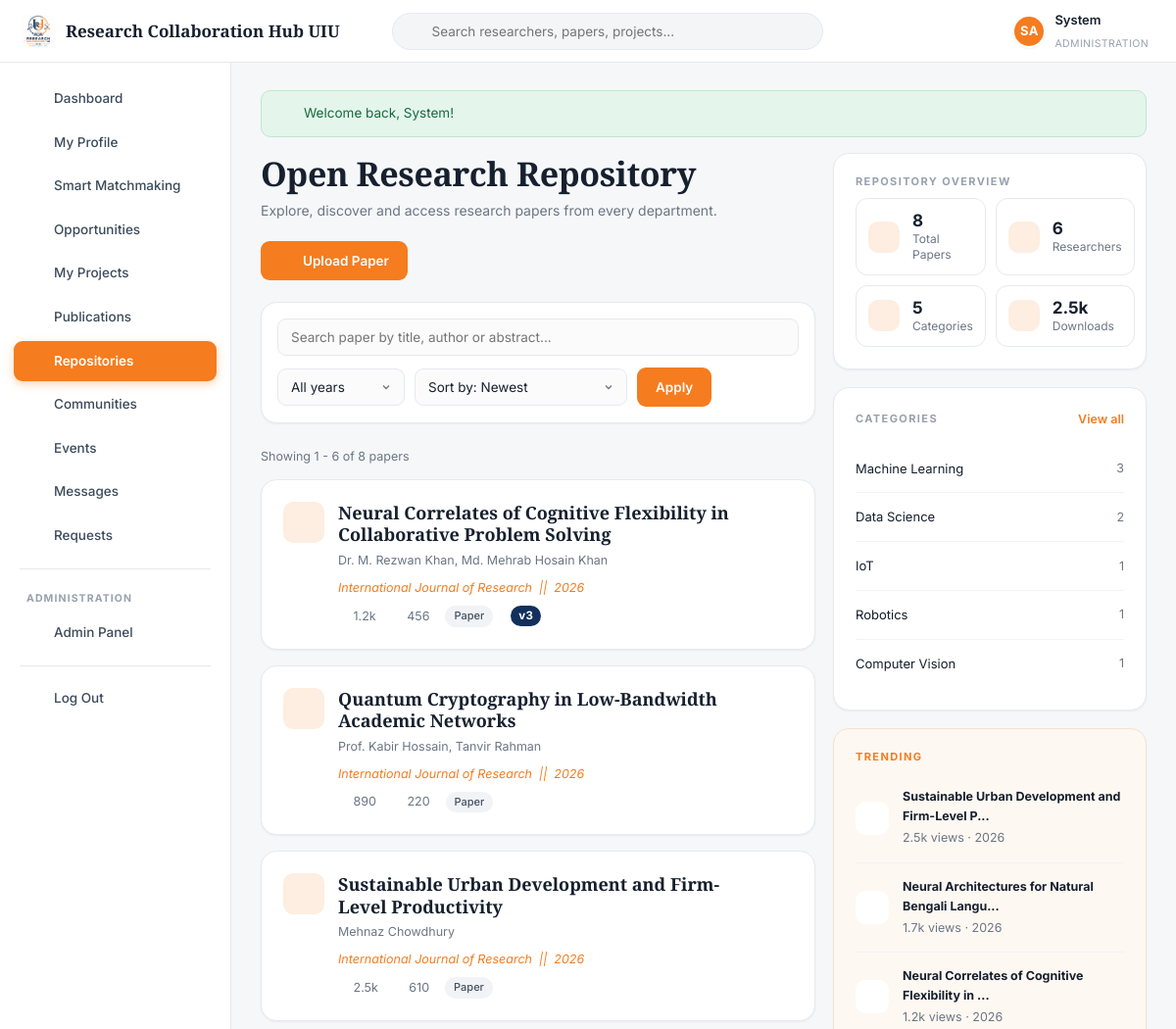
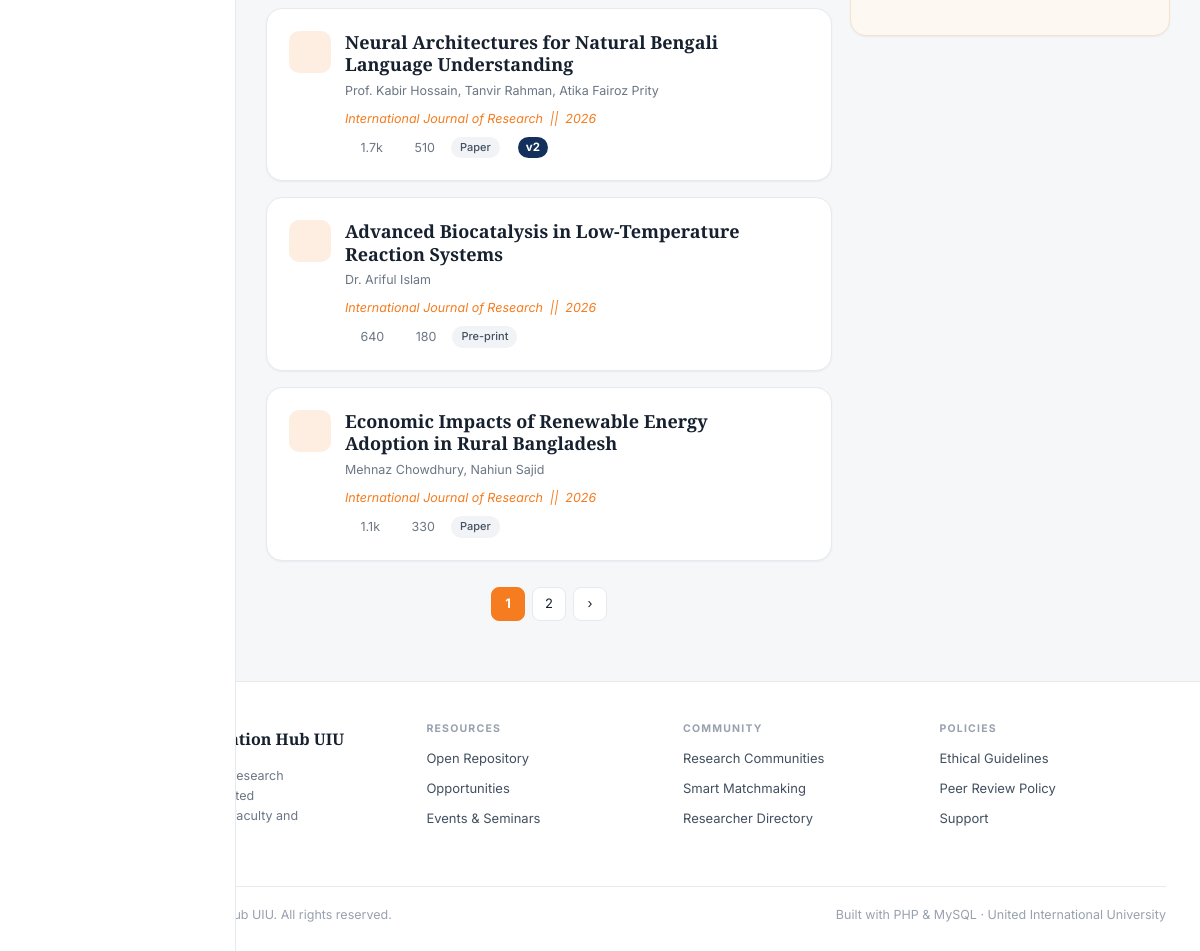
Page /repository.php (signed in) on the committed database (2 pictures, top to bottom).
### tables this page shows
CREATE TABLE `users` (
  `id`                INT AUTO_INCREMENT PRIMARY KEY,
  `first_name`        VARCHAR(60)  NOT NULL,
  `last_name`         VARCHAR(60)  NOT NULL,
  `email`             VARCHAR(150) NOT NULL UNIQUE,
  `password`          VARCHAR(255) NOT NULL,
  `role`              ENUM('student','faculty','admin') NOT NULL DEFAULT 'student',
  `researcher_type`   ENUM('student_academic','corporate','gov_ngo','medical','non_researcher') DEFAULT 'student_academic',
  `department`        VARCHAR(100) DEFAULT NULL,
  `university`        VARCHAR(150) DEFAULT 'United International University',
  `designation`       VARCHAR(120) DEFAULT NULL,
  `trimester`         VARCHAR(30)  DEFAULT NULL,
  `student_id`        VARCHAR(30)  DEFAULT NULL,
  `cgpa`              DECIMAL(3,2) DEFAULT NULL,
  `bio`               TEXT         DEFAULT NULL,
  `avatar`            VARCHAR(255) DEFAULT NULL,
  `cover`             VARCHAR(255) DEFAULT NULL,
  `phone`             VARCHAR(40)  DEFAULT NULL,
  `city`              VARCHAR(80)  DEFAULT 'Dhaka',
  `linkedin`          VARCHAR(200) DEFAULT NULL,
  `orcid`             VARCHAR(60)  DEFAULT NULL,
  `website`           VARCHAR(200) DEFAULT NULL,
  `availability`      VARCHAR(60)  DEFAULT NULL,
  `preferred_team`    VARCHAR(40)  DEFAULT NULL,
  `open_to_collab`    TINYINT(1)   NOT NULL DEFAULT 1,
  `status`            ENUM('active','suspended') NOT NULL DEFAULT 'active',
  `created_at`        DATETIME     NOT NULL DEFAULT CURRENT_TIMESTAMP
);

CREATE TABLE `publications` (
  `id`         INT AUTO_INCREMENT PRIMARY KEY,
  `user_id`    INT NOT NULL,
  `title`      VARCHAR(250) NOT NULL,
  `abstract`   TEXT DEFAULT NULL,
  `authors`    VARCHAR(400) DEFAULT NULL,
  `journal`    VARCHAR(200) DEFAULT NULL,
  `year`       INT DEFAULT NULL,
  `pub_type`   ENUM('Paper','Pre-print','Dataset','Thesis') NOT NULL DEFAULT 'Paper',
  `category`   VARCHAR(80) DEFAULT NULL,
  `file_name`  VARCHAR(200) DEFAULT NULL,
  `file_path`  VARCHAR(255) DEFAULT NULL,
  `file_size`  INT NOT NULL DEFAULT 0,
  `views`      INT NOT NULL DEFAULT 0,
  `downloads`  INT NOT NULL DEFAULT 0,
  `citations`  INT NOT NULL DEFAULT 0,
  `status`     ENUM('published','draft') NOT NULL DEFAULT 'published',
  `current_version` INT NOT NULL DEFAULT 1,
  `created_at` DATETIME NOT NULL DEFAULT CURRENT_TIMESTAMP,
  FOREIGN KEY (`user_id`) REFERENCES `users`(`id`) ON DELETE CASCADE
);

### repository.php (the view, shortened to what the rows shown need)
<?php
$me      = currentUser();
$sort    = (string)input('sort', 'newest');
$perPage = 6;
$page    = max(1, (int)input('page', 1));
$offset  = ($page - 1) * $perPage;
$where  = ['p.status = "published"'];
$params = [];
$whereSql = 'WHERE ' . implode(' AND ', $where);
$orderSql = match ($sort) {
    'views'     => 'p.views DESC',
    'downloads' => 'p.downloads DESC',
    'citations' => 'p.citations DESC',
    'title'     => 'p.title ASC',
    default     => 'p.created_at DESC',
};
$papers = fetchAll(
    "SELECT p.*, u.first_name, u.last_name FROM publications p
     JOIN users u ON u.id = p.user_id
     $whereSql ORDER BY $orderSql LIMIT $perPage OFFSET $offset", $params);
$trending = fetchAll(
    'SELECT * FROM publications WHERE status = "published" ORDER BY views DESC LIMIT 3');
require_once ROOT_PATH . '/includes/header.php';
?>
<div class="layout-main-side">
  <div>
    <div class="page-head">
      <div>
        <h1>Open Research Repository</h1>
      </div>
    </div>
    <?php if (!$papers): ?>
      <div class="empty"><h3>No papers found</h3><p>Try a different search or clear the filters.</p></div>
    <?php else: foreach ($papers as $p): ?>
      <div class="card mb-2">
        <div class="flex" style="align-items:flex-start;gap:14px">
          <span class="stat-ico" style="width:42px;height:42px"><?= icon('file', 19) ?></span>
          <div class="flex-1">
            <h3 style="font-family:var(--serif);font-size:18px;margin-bottom:5px">
              <a href="<?= url('publication.php?id=' . (int)$p['id']) ?>" style="color:inherit"><?= e($p['title']) ?></a>
            </h3>
            <p class="muted-sm mb-1"><?= e($p['authors'] ?: $p['first_name'] . ' ' . $p['last_name']) ?></p>
            <p class="mb-1" style="font-size:12.5px;color:var(--orange);font-style:italic">
              <?= e($p['journal']) ?> &nbsp;||&nbsp; <?= (int)$p['year'] ?></p>
            <div class="flex muted-sm" style="gap:16px">
              <span><?= icon('eye', 12) ?> <?= fmtCount((int)$p['views']) ?></span>
              <span><?= icon('download', 12) ?> <?= fmtCount((int)$p['downloads']) ?></span>
              <span class="chip" style="font-size:11px;padding:2px 9px"><?= e($p['pub_type']) ?></span>
              <?php if ((int)$p['current_version'] > 1): ?><?= versionBadge((int)$p['current_version']) ?><?php endif; ?>
            </div>
          </div>
          <div class="flex-col" style="gap:6px">
            <a class="icon-btn" href="<?= url('publication.php?id=' . (int)$p['id']) ?>" title="Read"><?= icon('bookmark', 16) ?></a>
          </div>
        </div>
      </div>
    <?php endforeach; endif; ?>
  </div>
  <div class="flex-col" style="gap:18px">
    <div class="card" style="background:#FEF8F2;border-color:#F6E2CC">
      <?php foreach ($trending as $t): ?>
        <a class="list-row" style="text-decoration:none;color:inherit"
           href="<?= url('publication.php?id=' . (int)$t['id']) ?>">
          <span class="stat-ico" style="width:34px;height:34px;background:#fff"><?= icon('trending', 15) ?></span>
          <span class="flex-1">
            <strong style="font-size:12.5px;display:block"><?= e(excerpt($t['title'], 46)) ?></strong>
            <span class="muted-sm"><?= fmtCount((int)$t['views']) ?> views &middot; <?= (int)$t['year'] ?></span>
          </span>
        </a>
      <?php endforeach; ?>
    </div>
  </div>
</div>
<?php require_once ROOT_PATH . '/includes/footer.php'; ?>

### includes/header.php (shortened to what the rows shown need)
<?php
require_once ROOT_PATH . '/includes/icons.php';
$layout    = $layout    ?? (isLoggedIn() ? 'app' : 'public');
$me        = currentUser();
?>
<!DOCTYPE html>
<html lang="en">
<head>
<link rel="stylesheet" href="<?= url('assets/css/style.css') ?>">
</head>
<body class="layout-<?= e($layout) ?>">
<?php if ($layout === 'app'): ?>
<header class="topbar">
  <button class="icon-btn menu-toggle" id="menuToggle" aria-label="Toggle menu"><?= icon('menu', 20) ?></button>
  <a class="brand" href="<?= url('dashboard.php') ?>">
    <img src="<?= url('assets/img/logo.jpg') ?>" alt="Logo">
    <span class="brand-name"><?= e(SITE_NAME) ?></span>
  </a>
  <form class="topsearch" action="<?= url('search.php') ?>" method="get" role="search">
    <span class="ico"><?= icon('search', 16) ?></span>
    <input type="search" name="q" placeholder="Search researchers, papers, projects..."
           value="<?= e($_GET['q'] ?? '') ?>">
  </form>
  <div class="topactions">
    <a class="icon-btn" href="<?= url('notifications.php') ?>" title="Notifications">
      <?= icon('bell', 19) ?>
    </a>
    <a class="icon-btn" href="<?= url('messages.php') ?>" title="Messages">
      <?= icon('mail', 19) ?>
    </a>
    <a class="topuser" href="<?= url('profile.php') ?>">
      <?= avatar($me, 34) ?>
      <span>
        <span class="nm"><?= e($me['first_name']) ?></span><br>
        <span class="rl"><?= e($me['department'] ?: ucfirst($me['role'])) ?></span>
      </span>
    </a>
  </div>
</header>
<div class="app">
  <nav class="sidebar" id="sidebar">
    <a href="<?= url('dashboard.php') ?>"     class="<?= isActive('dashboard.php') ? 'active' : '' ?>"><?= icon('dashboard') ?> Dashboard</a>
    <a href="<?= url('profile.php') ?>"       class="<?= isActive('profile.php') || isActive('profile_edit.php') ? 'active' : '' ?>"><?= icon('user') ?> My Profile</a>
    <a href="<?= url('matchmaking.php') ?>"   class="<?= isActive('matchmaking.php') ? 'active' : '' ?>"><?= icon('sparkle') ?> Smart Matchmaking</a>
    <a href="<?= url('opportunities.php') ?>" class="<?= isActive('opportunities.php') || isActive('opportunity.php') ? 'active' : '' ?>"><?= icon('bulb') ?> Opportunities</a>
    <a href="<?= url('projects.php') ?>"      class="<?= isActive('projects.php') || isActive('project.php') || isActive('project_form.php') ? 'active' : '' ?>"><?= icon('folder') ?> My Projects</a>
    <a href="<?= url('publications.php') ?>"  class="<?= isActive('publications.php') || isActive('publication.php') ? 'active' : '' ?>"><?= icon('file') ?> Publications</a>
    <a href="<?= url('repository.php') ?>"    class="<?= isActive('repository.php') ? 'active' : '' ?>"><?= icon('layers') ?> Repositories</a>
    <a href="<?= url('communities.php') ?>"   class="<?= isActive('communities.php') || isActive('community.php') || isActive('post.php') ? 'active' : '' ?>"><?= icon('users') ?> Communities</a>
    <a href="<?= url('events.php') ?>"        class="<?= isActive('events.php') ? 'active' : '' ?>"><?= icon('calendar') ?> Events</a>
    <a href="<?= url('messages.php') ?>"      class="<?= isActive('messages.php') ? 'active' : '' ?>">
      <?= icon('mail') ?> Messages
    </a>
    <a href="<?= url('requests.php') ?>"      class="<?= isActive('requests.php') ? 'active' : '' ?>"><?= icon('user-plus') ?> Requests</a>
    <?php if ($me['role'] === 'admin'): ?>
      <div class="sidebar-sep"></div>
      <div class="sidebar-label">Administration</div>
      <a href="<?= url('admin/index.php') ?>"><?= icon('shield') ?> Admin Panel</a>
    <?php endif; ?>
    <div class="sidebar-sep"></div>
    <a href="<?= url('logout.php') ?>"><?= icon('logout') ?> Log Out</a>
  </nav>
  <main class="app-main">
    <?php foreach (getFlashes() as $f): ?>
      <div class="alert alert-<?= e($f['type']) ?>"><?= icon($f['type'] === 'success' ? 'check-circle' : 'help', 17) ?><span><?= e($f['message']) ?></span></div>
    <?php endforeach; ?>
<?php endif; ?>

### includes/icons.php (shortened to what the rows shown need)
<?php
function icon(string $name, int $size = 18, string $class = ''): string
{
    $body = $paths[$name] ?? $paths['help'];
    return '<svg class="ic ' . htmlspecialchars($class) . '" xmlns="http://www.w3.org/2000/svg" width="' . $size
         . '" height="' . $size . '" viewBox="0 0 24 24" fill="none" stroke="currentColor" stroke-width="1.9"'
         . ' stroke-linecap="round" stroke-linejoin="round" aria-hidden="true">' . $body . '</svg>';
}

### includes/functions.php (shortened to what the rows shown need)
<?php
function e($value): string
{
    return htmlspecialchars((string)$value, ENT_QUOTES, 'UTF-8');
}
function url(string $path = ''): string
{
    return BASE_URL . ltrim($path, '/');
}
function getFlashes(): array
{
    $f = $_SESSION['flash'] ?? [];
    return $f;
}
function isLoggedIn(): bool
{
    return !empty($_SESSION['user_id']);
}
function currentUser(): ?array
{
    static $user = null;
    static $loaded = false;
    if ($loaded) { return $user; }
    $loaded = true;
    $user = fetchOne('SELECT * FROM users WHERE id = ? AND status = "active"', [$_SESSION['user_id']]);
    return $user;
}
function fullName(array $user): string
{
    return trim($user['first_name'] . ' ' . $user['last_name']);
}
function initials(array $user): string
{
    return strtoupper(substr($user['first_name'], 0, 1) . substr($user['last_name'], 0, 1));
}
function avatarUrl(?array $user): string
{
    return '';
}
function avatar(?array $user, int $size = 40, string $extraClass = ''): string
{
    $src = avatarUrl($user);
    $style = 'width:' . $size . 'px;height:' . $size . 'px;';
    $palette = ['#12305B', '#F57C1F', '#2F6FB3', '#B9541B', '#3E5C76', '#8A4B08'];
    $bg      = $palette[((int)$user['id']) % count($palette)];
    $font    = max(10, (int)round($size * 0.38));
    return '<span class="avatar avatar-initials ' . e($extraClass) . '" style="' . $style
         . 'background:' . $bg . ';font-size:' . $font . 'px" title="' . e(fullName($user)) . '">'
         . e(initials($user)) . '</span>';
}
function fmtCount(int $n): string
{
    if ($n >= 1000)    { return round($n / 1000, 1) . 'k'; }
    return (string)$n;
}
function excerpt(?string $text, int $limit = 140): string
{
    $text = trim(strip_tags((string)$text));
    return mb_substr($text, 0, $limit) . '...';
}
function input(string $key, $default = '')
{
    $v = $_POST[$key] ?? $_GET[$key] ?? $default;
    return is_string($v) ? trim($v) : $v;
}
function isActive(string $page): bool
{
    return basename($_SERVER['PHP_SELF']) === $page;
}
function versionBadge(int $n): string
{
    return '<span class="version-badge" title="Version ' . $n . '">v' . $n . '</span>';
}

### rows in the picture
users: initials($user) "SA", first_name "System", department "ADMINISTRATION"
publications: $size 19 (drawn), title "Neural Correlates of Cognitive Flexibility in Collaborative Problem Solving", authors "Dr. M. Rezwan Khan, Md. Mehrab Hosain Khan", journal "International Journal of Research", year "2026", views "1.2k", downloads "456", pub_type "Paper", current_version "3", $size 15 (drawn), title "Neural Correlates of Cognitive Flexibility in ..."
publications: $size 19 (drawn), title "Quantum Cryptography in Low-Bandwidth Academic Networks", authors "Prof. Kabir Hossain, Tanvir Rahman", journal "International Journal of Research", year "2026", views "890", downloads "220", pub_type "Paper"
publications: $size 19 (drawn), title "Sustainable Urban Development and Firm-Level Productivity", authors "Mehnaz Chowdhury", journal "International Journal of Research", year "2026", views "2.5k", downloads "610", pub_type "Paper", $size 15 (drawn), title "Sustainable Urban Development and Firm-Level P..."
publications: $size 19 (drawn), title "Neural Architectures for Natural Bengali Language Understanding", authors "Prof. Kabir Hossain, Tanvir Rahman, Atika Fairoz Prity", journal "International Journal of Research", year "2026", views "1.7k", downloads "510", pub_type "Paper", current_version "2", $size 15 (drawn), title "Neural Architectures for Natural Bengali Langu..."
publications: $size 19 (drawn), title "Advanced Biocatalysis in Low-Temperature Reaction Systems", authors "Dr. Ariful Islam", journal "International Journal of Research", year "2026", views "640", downloads "180", pub_type "Pre-print"
publications: $size 19 (drawn), title "Economic Impacts of Renewable Energy Adoption in Rural Bangladesh", authors "Mehnaz Chowdhury, Nahiun Sajid", journal "International Journal of Research", year "2026", views "1.1k", downloads "330", pub_type "Paper"

### other values in the picture
SITE_NAME "Research Collaboration Hub UIU"
$f['message'] "Welcome back, System!"
$offset + 1 "1"
min($offset + $perPage, $total) "6"
$total "8"
$repoStats['papers'] "8"
$repoStats['researchers'] "6"
$repoStats['categories'] "5"
fmtCount($repoStats['downloads']) "2.5k"
$c['category'] "Machine Learning"
$c['c'] "3"
$c['category'] "Data Science"
$c['c'] "2"
$c['category'] "IoT"
$c['c'] "1"
